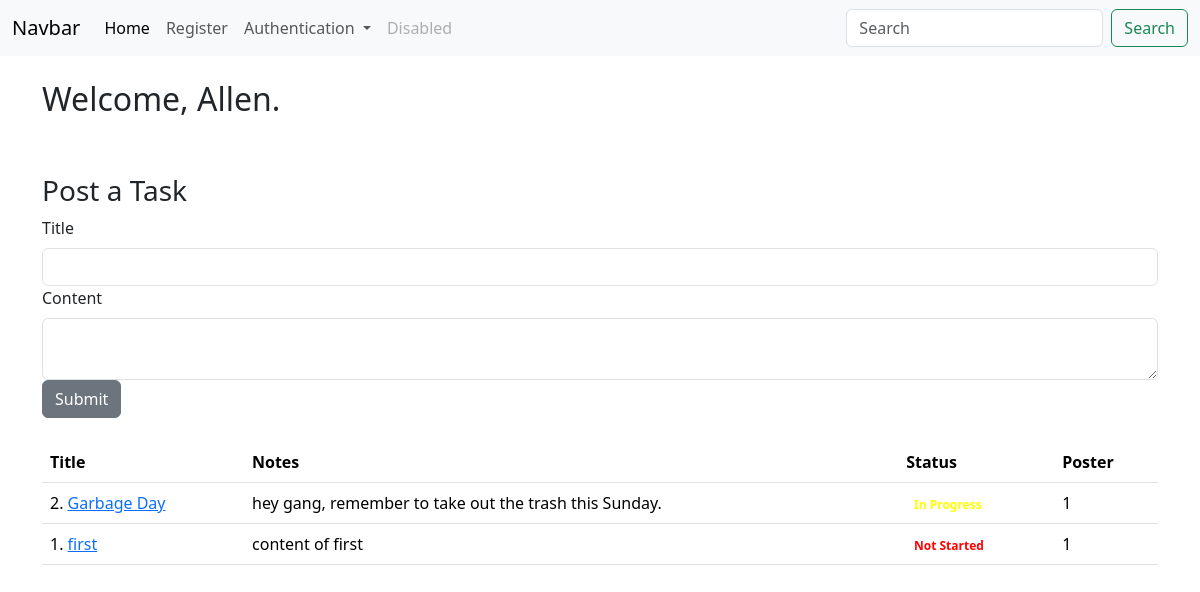
/ (signed in), run on the app's committed database.
### app/models/models.py (models this page shows, shortened)
class Users(db.Model, UserMixin):
    id = db.Column(db.Integer, primary_key=True)
    key = db.Column(db.String(20), nullable=False)
    username = db.Column(db.String(20), nullable=False, unique=True)
    name = db.Column(db.String(40), nullable=False)
    date_added = db.Column(db.DateTime, default=datetime.utcnow)
    password_hash = db.Column(db.String(128))
    @property
    def password(self):
        raise AttributeError('password is not a readable attribute!')

class GroupTasks(db.Model): # TODO reference other users, and each user can see their tasks
    id = db.Column(db.Integer, primary_key=True)
    poster_id = db.Column(db.Integer, db.ForeignKey('users.id'))
    title = db.Column(db.String(55))
    content = db.Column(db.Text)
    due_date = db.Column(db.DateTime, default=datetime.utcnow)
    date_posted = db.Column(db.DateTime, default=datetime.utcnow)
    status = db.Column(db.Integer, default = 0)
    tally = db.Column(db.Integer, default = 0)

### app/dash/routes.py (the view)
@dash_bp.route("/", methods=['GET', 'POST'])
def index():
    task_form = GroupTaskForm()
    if task_form.validate_on_submit():
        return paul.post_new_task_and_redirect(task_form)
    tasks = paul.get_homepage_tasks()
    return render_template("index.html", tasks=tasks, task_form=task_form)

### app/forms.py
class GroupTaskForm(FlaskForm):
    title = StringField("Title", validators=[DataRequired()])
    content = CKEditorField('Content', validators=[DataRequired()])
    submit = SubmitField("Submit")

class SearchForm(FlaskForm):
    searched = StringField("Searched", validators=[DataRequired()])
    submit = SubmitField("Submit")

### app/DataInterface/group.py (called while the page is built)
    def get_homepage_tasks(self):
        tasks = GroupTasks.query.order_by(GroupTasks.date_posted)
        get_tasks = []
        for i in tasks:
            get_tasks.append(i)
        return get_tasks[::-1]

### run.py (called while the page is built)
@app.context_processor
def base():
    form = SearchForm()
    return dict(form=form)

### app/templates/index.html (shortened to what this page needs)
{% extends 'base.html' %}
{% block content %}
{% if current_user.is_authenticated %}
<div class="container mt-4">
    {% if current_user.is_authenticated %}
        <h2>Welcome, {{ current_user.name }}.</h2> <br><br>
        <h3>Post a Task</h3>
        <form method="POST" class="mb-4">
            <div class="form-group">
                {{ task_form.title.label(class="form-label") }}
                {{ task_form.title(class="form-control") }}
            </div>
            <div class="form-group">
                {{ task_form.content.label(class="form-label") }}
                {{ task_form.content(class="form-control") }}
            </div>
            {{ task_form.submit(class="btn btn-secondary") }}
        </form>
        <table class="table">
            <thead>
                <tr>
                    <th scope="col">Title</th>
                    <th scope="col">Notes</th>
                    <th scope="col">Status</th>
                    <th scope="col">Poster</th>
                </tr>
            </thead>
            <tbody>
                {% for task in tasks %}
                    <tr>
                        <td scope="row">{{ task.id }}. <a href="{{ url_for('dash_bp.group_task', id=task.id) }}">{{ task.title }}</a></td>
                        <td style="max-width: 500px;">{{ task.content }}</td>
                        <td>
                            {% if task.status == 0 %}
                                <span class="badge badge-warning" style="color: red;">Not Started</span>
                            {% elif task.status == 1 %}
                                <span class="badge badge-info" style="color: yellow;">In Progress</span>
                            {% elif task.status == 2 %}
                                <span class="badge badge-success" style="color: green;">Completed</span>
                            {% endif %}
                        </td>
                        <td>{{ task.poster_id }} {% if task.poster_id == current_user.id %} Delete {% endif %}</td>
                    </tr>
                {% endfor %}
            </tbody>
        </table>
    {% else %}
        <p>Please <a href="{{ url_for('auth_bp.login') }}">Login</a> or <a href="{{ url_for('auth_bp.new_user') }}">Register</a></p>
    {% endif %}
</div>
{%else%}
please <a href="{{ url_for('auth_bp.login') }}"> Login </a> <br>
or <a href="{{ url_for('auth_bp.new_user') }}">Register</a>
{%endif%}
{% endblock %}

### data on the page
Users: name "Allen"
GroupTasks: id "2", title "Garbage Day", content "hey gang, remember to take out the trash this Sunday.", status "In Progress", poster_id "1"
GroupTasks: id "1", title "first", content "content of first", status "Not Started", poster_id "1"

### other printed values
{{ task_form.title.label(class="form-label") }} "Title"
{{ task_form.content.label(class="form-label") }} "Content"
